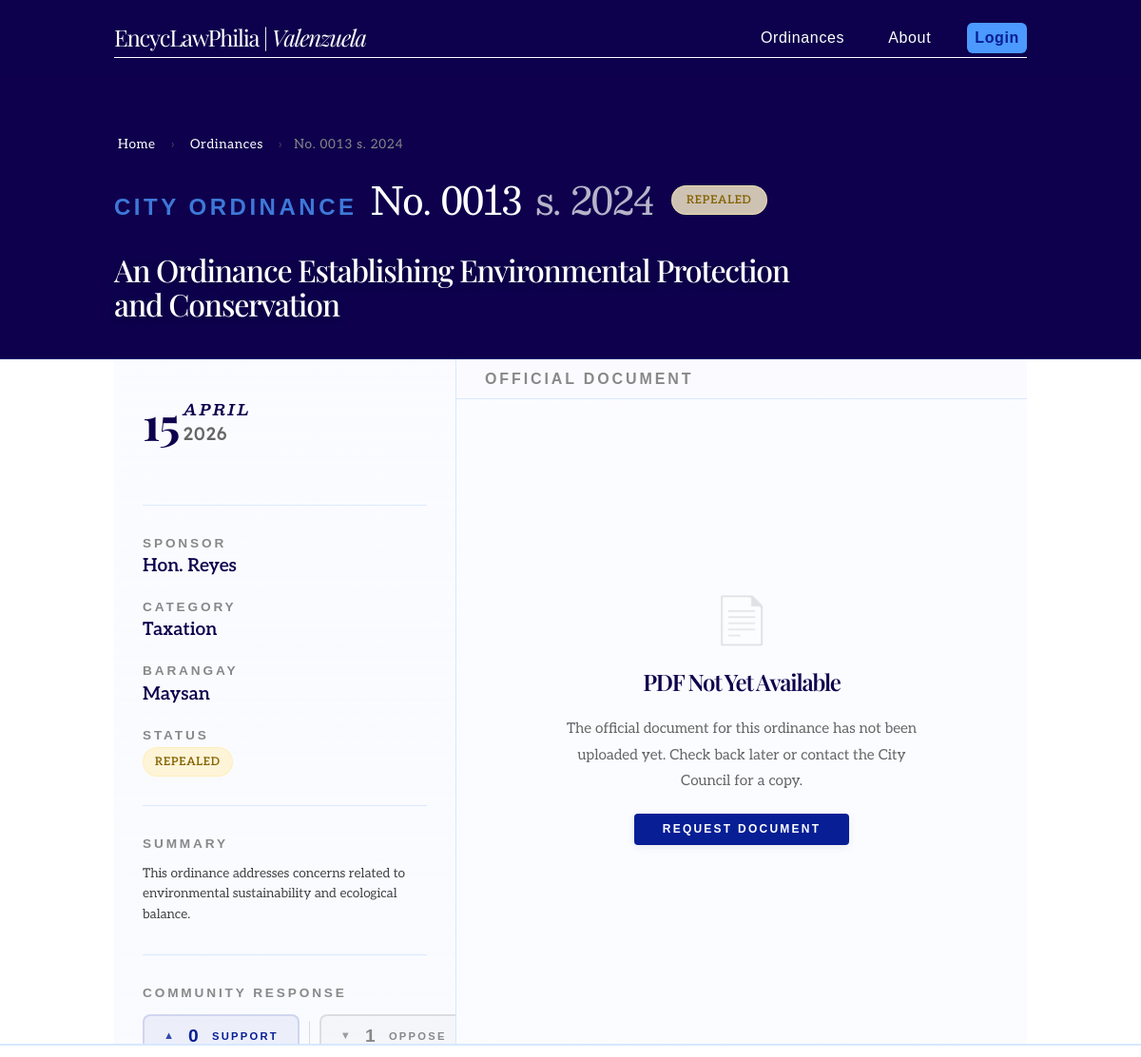
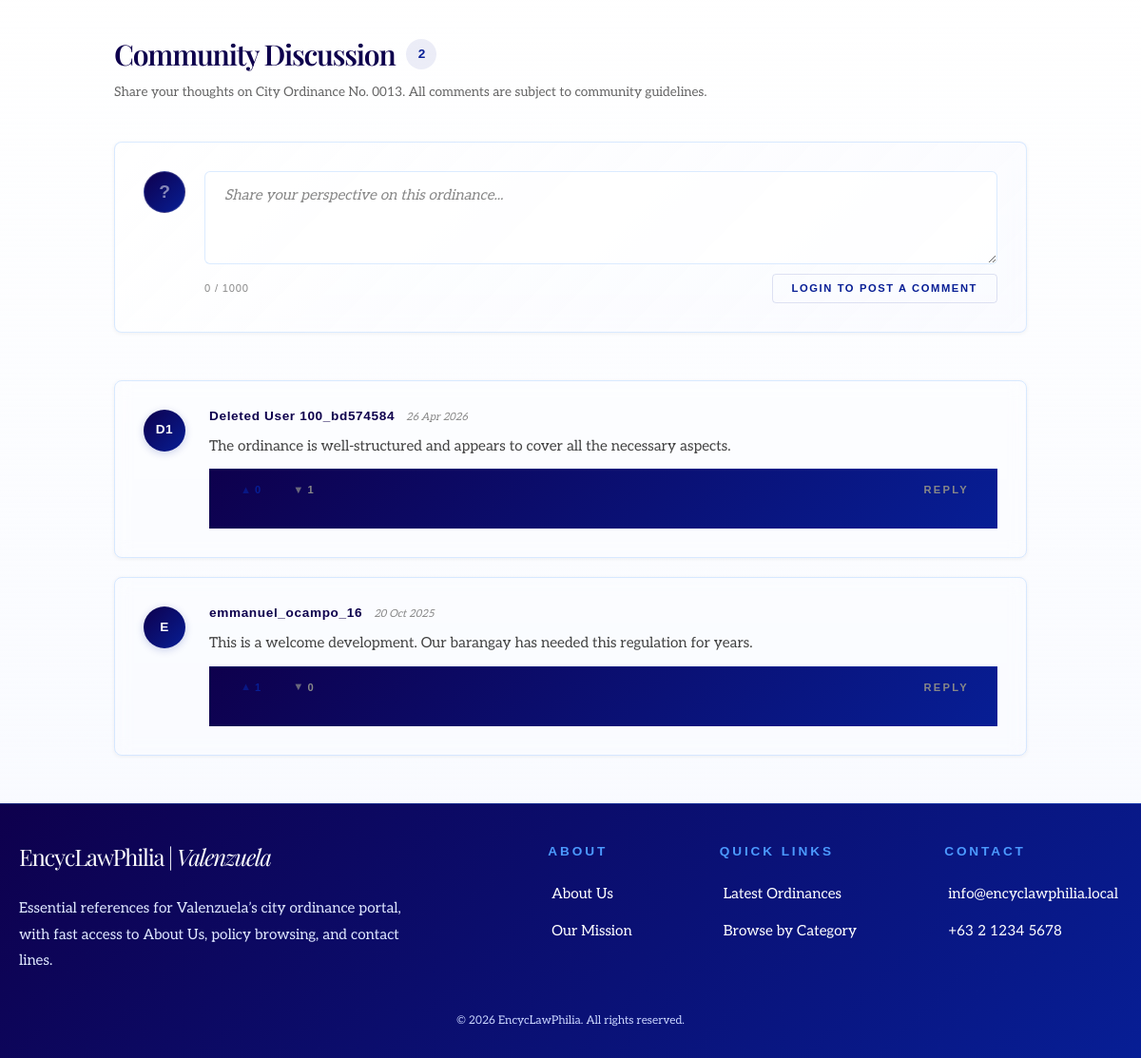
Screenshot of /ordinance.php?id=13 with the database file from the repository (2 pictures, top to bottom).
### tables this page shows
CREATE TABLE Ordinances (
    ordinance_id        INT             NOT NULL AUTO_INCREMENT,
    ordinance_number    VARCHAR(50)     NOT NULL,
    title               VARCHAR(255)    NOT NULL,
    author_sponsor      VARCHAR(150)    NOT NULL,
    series_year         VARCHAR(10)     NOT NULL,
    category_id         INT                 NULL,    
    barangay_id         INT                 NULL,    
    status              ENUM(
                            'Pending',
                            'Active',
                            'Repealed',
                            'Amended'
                        )               NOT NULL DEFAULT 'Pending',  
    date_enacted        DATETIME            NULL,    
    pdf_file            VARCHAR(255)        NULL,    
    created_at          DATETIME        NOT NULL DEFAULT CURRENT_TIMESTAMP,
    updated_at          DATETIME        NOT NULL DEFAULT CURRENT_TIMESTAMP
                                        ON UPDATE CURRENT_TIMESTAMP,
    summary             TEXT                NULL,    
    full_text           LONGTEXT            NULL,    
    archived_at         DATETIME            NULL,    

    CONSTRAINT pk_ordinances        PRIMARY KEY (ordinance_id),
    CONSTRAINT uq_ordinances_number UNIQUE (ordinance_number),
    CONSTRAINT fk_ordinances_category
        FOREIGN KEY (category_id) REFERENCES Categories (category_id)
        ON UPDATE CASCADE ON DELETE SET NULL,
    CONSTRAINT fk_ordinances_barangay
        FOREIGN KEY (barangay_id) REFERENCES Barangays (barangay_id)
        ON UPDATE CASCADE ON DELETE SET NULL
);

CREATE TABLE Categories (
    category_id     INT             NOT NULL AUTO_INCREMENT,
    category_name   VARCHAR(100)    NOT NULL,
    description     TEXT                NULL,

    CONSTRAINT pk_categories      PRIMARY KEY (category_id),
    CONSTRAINT uq_categories_name UNIQUE (category_name)
);

CREATE TABLE Comments (
    comment_id      INT         NOT NULL AUTO_INCREMENT,
    ordinance_id    INT         NOT NULL,
    user_id         INT         NOT NULL,
    comment_text    TEXT        NOT NULL,
    created_at      DATETIME    NOT NULL DEFAULT CURRENT_TIMESTAMP,

    CONSTRAINT pk_comments PRIMARY KEY (comment_id),
    CONSTRAINT fk_comments_ordinance
        FOREIGN KEY (ordinance_id) REFERENCES Ordinances (ordinance_id)
        ON UPDATE CASCADE ON DELETE RESTRICT,
    CONSTRAINT fk_comments_user
        FOREIGN KEY (user_id) REFERENCES Users (user_id)
        ON UPDATE CASCADE ON DELETE CASCADE
);

CREATE TABLE Users (
    user_id         INT             NOT NULL AUTO_INCREMENT,
    username        VARCHAR(100)    NOT NULL,
    email           VARCHAR(150)    NOT NULL,
    password_hash   VARCHAR(255)    NOT NULL,
    role_id         INT             NOT NULL,
    created_at      DATETIME        NOT NULL DEFAULT CURRENT_TIMESTAMP,
    updated_at      DATETIME        NOT NULL DEFAULT CURRENT_TIMESTAMP
                                    ON UPDATE CURRENT_TIMESTAMP,
    deleted_at      DATETIME            NULL,

    CONSTRAINT pk_users          PRIMARY KEY (user_id),
    CONSTRAINT uq_users_username UNIQUE (username),
    CONSTRAINT uq_users_email    UNIQUE (email),
    CONSTRAINT fk_users_role
        FOREIGN KEY (role_id) REFERENCES Roles (role_id)
        ON UPDATE CASCADE ON DELETE RESTRICT
);

### ordinance.php (the view, shortened to what the rows shown need)
<?php
require_once 'php/procedures.php';
$ordinance_id = isset($_GET['id']) ? (int) trim($_GET['id']) : 0;
$pdo       = getDatabaseConnection();
$ordinance = getOrdinanceById($pdo, $ordinance_id);
$comments = getOrdinanceComments($pdo, $ordinance_id);
$currentPage = "ordinance";
$status_map = [
    'enacted'  => ['label' => 'Enacted',  'class' => 'passed'],
    'pending'  => ['label' => 'Pending',  'class' => 'pending'],
    'draft'    => ['label' => 'Draft',    'class' => 'in-progress'],
    'repealed' => ['label' => 'Repealed', 'class' => 'rejected'],
];
$status_display = $status_map[$ordinance['status']] ?? ['label' => ucfirst($ordinance['status']), 'class' => 'pending'];
require_once 'fragments/head.php';
?>
<body class="<?php echo htmlspecialchars($currentPage, ENT_QUOTES, 'UTF-8'); ?>">
    <?php require_once 'fragments/header.php'; ?>
    <main class="ordinance-page">
        <div class="subhero ordinance-subhero">
            <div class="subhero-content">
                <nav class="breadcrumb" aria-label="Breadcrumb">
                    <a href="index.php">Home</a>
                    <span class="separator" aria-hidden="true">›</span>
                    <a href="browse.php">Ordinances</a>
                    <span class="separator" aria-hidden="true">›</span>
                    <span aria-current="page">
                        No. <?php echo htmlspecialchars($ordinance['ordinance_number'], ENT_QUOTES, 'UTF-8'); ?>
                        s. <?php echo htmlspecialchars($ordinance['series_year'], ENT_QUOTES, 'UTF-8'); ?>
                    </span>
                </nav>
                <div class="ordinance-subhero-meta">
                    <div class="ordinance-subhero-id">
                        <span class="card-type">City Ordinance</span>
                        <span class="numeral-and-series ordinance-numeral">
                            No. <?php echo htmlspecialchars($ordinance['ordinance_number'], ENT_QUOTES, 'UTF-8'); ?>
                            <span class="series-year">s. <?php echo htmlspecialchars($ordinance['series_year'], ENT_QUOTES, 'UTF-8'); ?></span>
                        </span>
                    </div>
                    <span class="status-badge <?php echo htmlspecialchars($status_display['class'], ENT_QUOTES, 'UTF-8'); ?> status-badge--hero">
                        <?php echo htmlspecialchars($status_display['label'], ENT_QUOTES, 'UTF-8'); ?>
                    </span>
                </div>
                <h1 class="ordinance-title">
                    <?php echo htmlspecialchars($ordinance['title'], ENT_QUOTES, 'UTF-8'); ?>
                </h1>
            </div>
        </div>
        <div class="ordinance-split">
            <aside class="ordinance-info-col">
                <dl class="ord-meta-list">
                    <div class="ord-meta-item">
                        <dt>Sponsor</dt>
                        <dd><?php echo htmlspecialchars($ordinance['author_sponsor'], ENT_QUOTES, 'UTF-8'); ?></dd>
                    </div>
                    <div class="ord-meta-item">
                        <dt>Category</dt>
                        <dd><?php echo htmlspecialchars($ordinance['category_name'], ENT_QUOTES, 'UTF-8'); ?></dd>
                    </div>
                    <div class="ord-meta-item">
                        <dd>
                            <span class="status-badge <?php echo htmlspecialchars($status_display['class'], ENT_QUOTES, 'UTF-8'); ?>">
                                <?php echo htmlspecialchars($status_display['label'], ENT_QUOTES, 'UTF-8'); ?>
                            </span>
                        </dd>
                    </div>
                </dl>
                <div class="ord-summary">
                    <h2 class="ord-section-label">Summary</h2>
                    <p><?php echo htmlspecialchars($ordinance['summary'], ENT_QUOTES, 'UTF-8'); ?></p>
                </div>
            </aside>
        </div>
        <section class="ord-comments-section" id="comments" aria-labelledby="comments-heading">
            <div class="ord-comments-header">
                <h2 id="comments-heading" class="ord-comments-title">
                    Community Discussion
                    <span class="ord-comments-count"><?php echo count($comments); ?></span>
                </h2>
            </div>
            <div class="ord-comment-feed" id="comment-feed" role="feed" aria-label="Comments">
                <?php if (!empty($comments)): ?>
                    <?php foreach ($comments as $comment): ?>
                        <?php
                        $name_parts = explode(' ', $comment['username']);
                        $initials   = strtoupper(
                            substr($name_parts[0], 0, 1) .
                            (count($name_parts) > 1 ? substr(end($name_parts), 0, 1) : '')
                        );
                        $comment_ts  = strtotime($comment['created_at']);
                        $comment_ago = date('d M Y', $comment_ts);
                        ?>
                        <article
                            class="ord-comment-card"
                            id="comment-<?php echo (int)$comment['comment_id']; ?>"
                            aria-label="Comment by <?php echo htmlspecialchars($comment['username'], ENT_QUOTES, 'UTF-8'); ?>">
                            <div class="ord-comment-avatar" aria-hidden="true">
                                <?php echo htmlspecialchars($initials, ENT_QUOTES, 'UTF-8'); ?>
                            </div>
                            <div class="ord-comment-body">
                                <header class="ord-comment-meta">
                                    <span class="ord-comment-author">
                                        <?php echo htmlspecialchars($comment['username'], ENT_QUOTES, 'UTF-8'); ?>
                                    </span>
                                    <time
                                        class="ord-comment-time"
                                        datetime="<?php echo htmlspecialchars($comment['created_at'], ENT_QUOTES, 'UTF-8'); ?>">
                                        <?php echo htmlspecialchars($comment_ago, ENT_QUOTES, 'UTF-8'); ?>
                                    </time>
                                </header>
                                <p class="ord-comment-text">
                                    <?php echo htmlspecialchars($comment['comment_text'], ENT_QUOTES, 'UTF-8'); ?>
                                </p>
                                <footer class="ord-comment-footer">
                                    <div class="ord-comment-reactions">
                                        <button
                                            class="ord-comment-react-btn ord-comment-react-btn--like"
                                            aria-label="Like comment by <?php echo htmlspecialchars($comment['username'], ENT_QUOTES, 'UTF-8'); ?>"
                                            data-comment-id="<?php echo (int)$comment['comment_id']; ?>">
                                            <span aria-hidden="true">▲</span>
                                            <span class="ord-comment-react-count">
                                                <?php echo htmlspecialchars($comment['like_count'], ENT_QUOTES, 'UTF-8'); ?>
                                            </span>
                                        </button>
                                        <button
                                            class="ord-comment-react-btn ord-comment-react-btn--dislike"
                                            aria-label="Dislike comment by <?php echo htmlspecialchars($comment['username'], ENT_QUOTES, 'UTF-8'); ?>"
                                            data-comment-id="<?php echo (int)$comment['comment_id']; ?>">
                                            <span aria-hidden="true">▼</span>
                                            <span class="ord-comment-react-count">
                                                <?php echo htmlspecialchars($comment['dislike_count'], ENT_QUOTES, 'UTF-8'); ?>
                                            </span>
                                        </button>
                                    </div>
                                    <button class="ord-comment-reply-btn" aria-label="Reply to this comment">
                                        Reply
                                    </button>
                                </footer>
                            </div>
                        </article>
                    <?php endforeach; ?>
                <?php else: ?>
                    <div class="ord-comments-empty" role="status">
                        <p>No comments yet. Be the first to share your perspective.</p>
                    </div>
                <?php endif; ?>
            </div>
        </section>
    </main>
    <?php require_once 'fragments/footer.php'; ?>
</body>
</html>

### rows the page displays
ordinances: series_year "2024", status "REPEALED", title "An Ordinance Establishing Environmental Protection and Conservation", author_sponsor "Hon. Reyes", category.category_name "Taxation", summary "This ordinance addresses concerns related to environmental sustainability and ecological balance."
comments: user.username "D1", user.username "Deleted User 100_bd574584", created_at "26 Apr 2026", comment_text "The ordinance is well-structured and appears to cover all the necessary aspects.", like_count "0", dislike_count "1"
comments: user.username "E", user.username "emmanuel_ocampo_16", created_at "20 Oct 2025", comment_text "This is a welcome development. Our barangay has needed this regulation for years.", like_count "1", dislike_count "0"

### other values shown
$ordinance['ordinance_number'] "0013"
$ordinance['enactment_day'] "15"
$ordinance['enactment_month'] "APRIL"
$ordinance['enactment_year'] "2026"
$ordinance['barangay_name'] "Maysan"
$ordinance['like_count'] "0"
$ordinance['dislike_count'] "1"
count($comments) "2"
